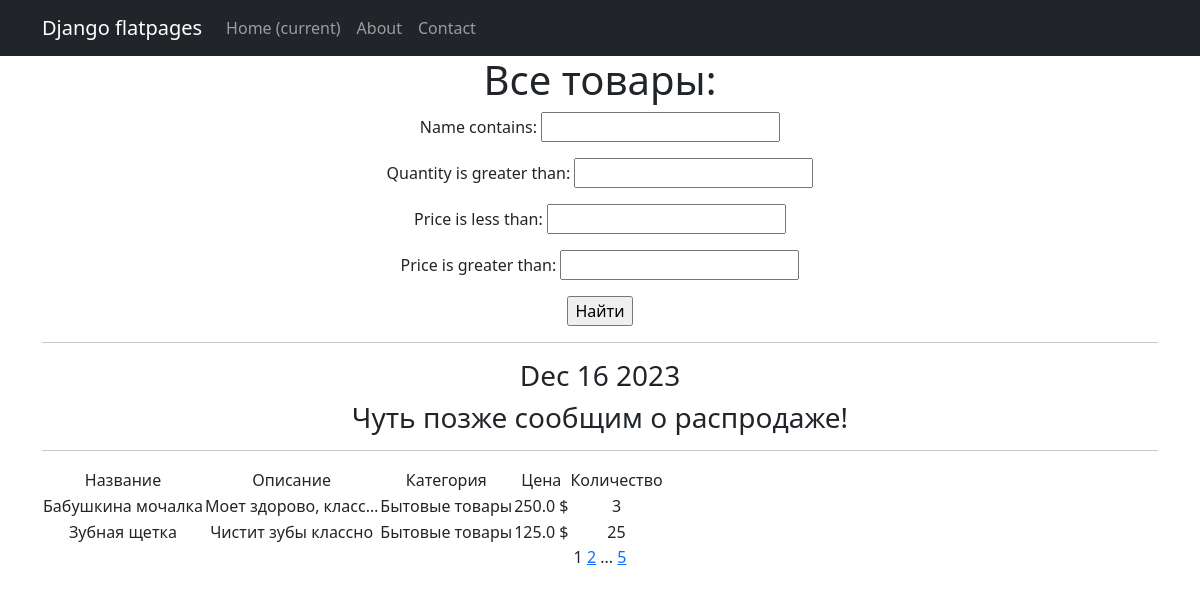
Screenshot of /products/ with the database file from the repository.
### simpleapp/models.py (models this page shows, shortened)
class Product(models.Model):
    name = models.CharField(
        max_length=50,
        unique=True, # названия товаров не должны повторяться
    )
    description = models.TextField()
    quantity = models.IntegerField(
        validators=[MinValueValidator(0)],
    )
    category = models.ForeignKey(
        to='Category',
        on_delete=models.CASCADE,
        related_name='products', # все продукты в категории будут доступны через поле products
    )
    price = models.FloatField(
        validators=[MinValueValidator(0.0)],
    )

class Category(models.Model):
    name = models.CharField(max_length=100, unique=True)

### simpleapp/views.py (the view)
# urls.py: path('', ProductsList.as_view(), name='product_list'),
class ProductsList(ListView):
    model = Product
    ordering = 'name'
    template_name = 'products.html'
    context_object_name = 'products'
    paginate_by = 2 # вот так мы можем указать количество записей на странице
    def get_queryset(self):
        queryset = super().get_queryset()
        self.filterset = ProductFilter(self.request.GET, queryset)
        return self.filterset.qs
    def get_context_data(self,  **kwargs):
        context = super().get_context_data(**kwargs)
        context['time_now'] = datetime.utcnow()
        context['next_sale'] = None
        context['filterset'] = self.filterset
        return context

### simpleapp/templatetags/custom_filters.py (called while the page is built)
@register.filter()
def currency(value, code='rub'):
    postfix = CURRENCIES_SIMBOLS[code]
    return f'{value} {postfix}'

### simpleapp/templatetags/custom_tags.py (called while the page is built)
@register.simple_tag()
def current_time(format_string='%b %d %Y'):
    return datetime.utcnow().strftime(format_string)

@register.simple_tag(takes_context=True)
def url_replace(context, **kwargs):
    d = context['request'].GET.copy()
    for k, v in kwargs.items():
        d[k] = v
    return d.urlencode()

### templates/products.html (shortened to what this page needs)
{% extends 'flatpages/default.html' %}
{% load custom_filters %}
{% load custom_tags %}
{% block content %}
<h1>Все товары:</h1>
<form action="" method="get">
    {{ filterset.form.as_p }}
        <input type="submit" value="Найти">
</form>
<hr>
<h3>{% current_time '%b %d %Y' %}</h3>
<h3>{{ next_sale|default_if_none:"Чуть позже сообщим о распродаже!" }}</h3>
<hr>
    {% if products %}
        <table>
            <tr>
                <td>Название</td>
                <td>Описание</td>
                <td>Категория</td>
                <td>Цена</td>
                <td>Количество</td>
            </tr>
            {% for product in products %}
            <tr>
                <td>{{ product.name }}</td>
                <td>{{ product.description|truncatechars:20 }}</td>
                <td>{{ product.category.name }}</td>
                <td>{{ product.price|currency:'usd' }}</td>
                <td>{{ product.quantity }}</td>
            </tr>
            {% endfor %}
        </table>
    {% else %}
        <h2>Товаров нет!</h2>
    {% endif %}
    {{ page_obj.number }}
    {% if page_obj.has_next %}
        <a href="?{% url_replace page=page_obj.next_page_number %}">{{ page_obj.next_page_number }}</a>
        {% if paginator.num_pages != page_obj.next_page_number %}
            ...
            <a href="?{% url_replace page=page_obj.paginator.num_pages %}">{{ page_obj.paginator.num_pages }}</a>
        {% endif %}
    {% endif %}
{% endblock content %}

### templates/flatpages/default.html (shortened to what this page needs)
<!DOCTYPE html>
<html lang="en">
    <head>
        {% load static %}
        <link href="{% static 'css/styles.css' %}" rel="stylesheet" />
    </head>
    <body>
        <nav class="navbar navbar-expand-lg navbar-dark bg-dark static-top">
   <div class="container">
       <a class="navbar-brand" href="#">Django flatpages</a>
       <div class="collapse navbar-collapse" id="navbarResponsive">
           <ul class="navbar-nav ml-auto">
               <li class="nav-item active">
                   <a class="nav-link" href="#">Home
                       <span class="sr-only">(current)</span>
                   </a>
               </li>
               <li class="nav-item">
                   <a class="nav-link" href="/about/">About</a>
               </li>
               <li class="nav-item">
                   <a class="nav-link" href="/contacts/">Contact</a>
               </li>
           </ul>
       </div>
   </div>
</nav>
        <div class="container">
   <div class="row">
       <div class="col-lg-12 text-center">
           {% block content %}{% endblock content %}
       </div>
   </div>
</div>
    </body>
</html>

### rows the page displays
Product: name "Бабушкина мочалка", description "Моет здорово, класс…", category.name "Бытовые товары", price "250.0 $", quantity "3"
Product: name "Зубная щетка", description "Чистит зубы классно", category.name "Бытовые товары", price "125.0 $", quantity "25"

### other values shown
{{ next_sale|default_if_none:"Чуть позже сообщим о распродаже!" }} "Чуть позже сообщим о распродаже!"
{{ page_obj.number }} "1"
{{ page_obj.next_page_number }} "2"
{{ page_obj.paginator.num_pages }} "5"
